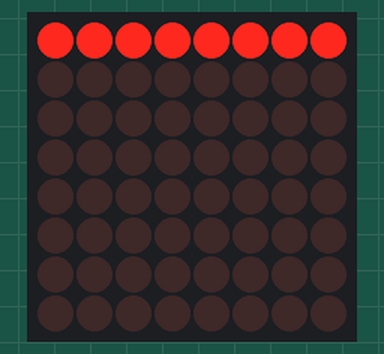
This program was run on a simulated ESP8266 (NodeMCU). Shown: 8×8 LED matrix. Wiring (inferred from the names in the program): HT16K33 LED driver at I2C address 0x70.

Above: at 7.2 s.
At 8.03 s:
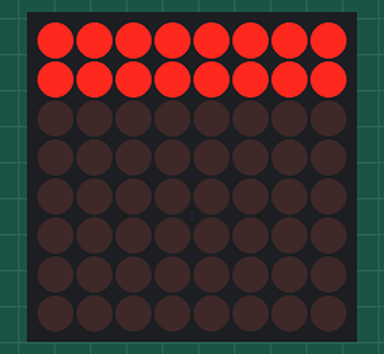
At 8.85 s:
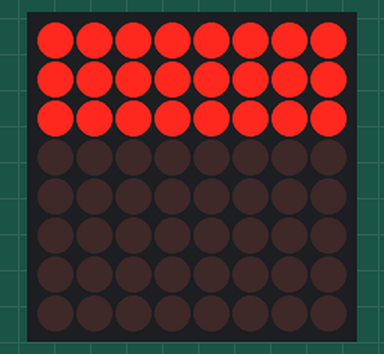
At 9.68 s:
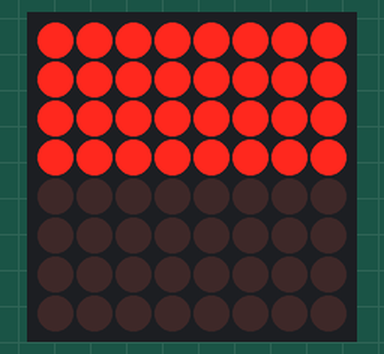
At 12.16 s:
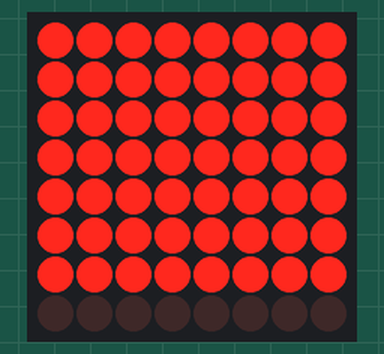
At 34.6 s:
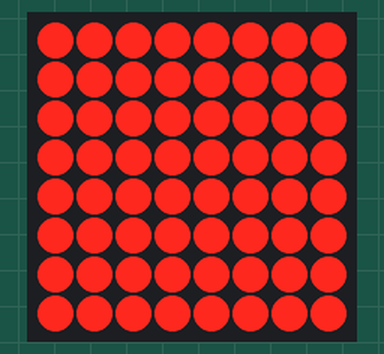

Measured:
- what the display in image 0 shows lasts 0.4 s, from 7.0 s to 7.4 s

The program:

main.cpp
```cpp
#include <Arduino.h>
#include <Wire.h>
const uint8_t addr = 0x70; // HT16K33 default address
uint16_t displayBuffer[8];

void setup() {
	Wire.begin();

	Wire.beginTransmission(addr);
	Wire.write(0x20 | 1); // turn on oscillator
	Wire.endTransmission();

	setBrightness(15);
	blink(0);
}

void loop() {
	const int dTime = 50;

	// Loop through all segments
	for(int i = 0; i < 8; i++){
		for(int k = 0; k < 16; k++){
		  displayBuffer[i] = 1 << k;
		  show();
		  delay(dTime);
		}
		clear();
	}

	// Turn on all segments, one at a time
	for(int i = 0; i < 8; i++){
		for(int k = 0; k < 16; k++){
			displayBuffer[i] |= 1 << k;
			show();
			delay(dTime);
		}
	}

	// Test blinking
	for(int i = 3 ; i > 0; i--){
		blink(i);
		delay(2000);
	}
	blink(0); // Turn blinking off

	// Test blanking
	for(int i = 0; i < 10; i++){
		blank();
		delay(dTime * 2);
	}

	// Test dimming
	for(int i = 15; i >= 0; i--){
		setBrightness(i);
		delay(dTime * 2);
	}
	clear();

	setBrightness(15);
}

void show(){
	Wire.beginTransmission(addr);
	Wire.write(0x00); // start at address 0x0

	for (int i = 0; i < 8; i++) {
		Wire.write(displayBuffer[i] & 0xFF);
		Wire.write(displayBuffer[i] >> 8);
	}
	Wire.endTransmission();
}

void clear(){
	for(int i = 0; i < 8; i++){
		displayBuffer[i] = 0;
	}
}

void setBrightness(uint8_t b){
	if(b > 15) return;

	Wire.beginTransmission(addr);
	Wire.write(0xE0 | b); // Dimming command
	Wire.endTransmission();
}

void blank(){
	static boolean blankOn;

	Wire.beginTransmission(addr);
	Wire.write(0x80 | blankOn); // Blanking / blinking command
	Wire.endTransmission();

	blankOn = !blankOn;
}

void blink(uint8_t b){
	if(b > 3) return;

	Wire.beginTransmission(addr);
	Wire.write(0x80 | b << 1 | 1); // Blinking / blanking command
	Wire.endTransmission();
}
```
